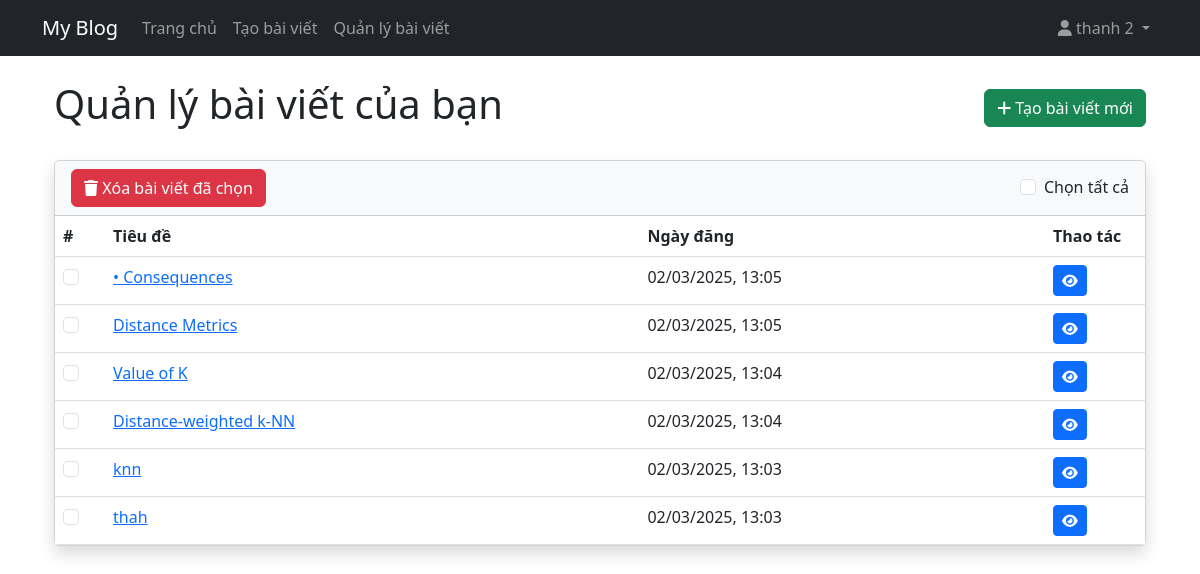
/manage_posts (signed in), run on the app's committed database.
### my_blog/app.py (models this page shows, shortened)
class User(db.Model, UserMixin):
    id = db.Column(db.Integer, primary_key=True)
    username = db.Column(db.String(20), unique=True, nullable=False)
    email = db.Column(db.String(120), unique=True, nullable=False)
    password = db.Column(db.String(60), nullable=False)
    posts = db.relationship('Post', backref='author', lazy=True)
    is_admin = db.Column(db.Boolean, default=False)
    is_blocked = db.Column(db.Boolean, default=False)

class Post(db.Model):
    id = db.Column(db.Integer, primary_key=True)
    title = db.Column(db.String(100), nullable=False)
    content = db.Column(db.Text, nullable=False)
    date_posted = db.Column(db.DateTime, default=datetime.utcnow)
    user_id = db.Column(db.Integer, db.ForeignKey('user.id'), nullable=False)

### my_blog/app.py (the view)
@app.route('/manage_posts')
@login_required
def manage_posts():
    posts = Post.query.filter_by(user_id=current_user.id).order_by(Post.date_posted.desc()).all()
    return render_template('manage_posts.html', posts=posts, title='Quản lý bài viết')

### my_blog/app.py (called while the page is built)
@login_manager.user_loader
def load_user(user_id):
    return User.query.get(int(user_id))

### my_blog/templates/manage_posts.html (shortened to what this page needs)
{% extends "layout.html" %}
{% block content %}
<div class="container mt-4">
    <div class="d-flex justify-content-between align-items-center mb-4">
        <h1>Quản lý bài viết của bạn</h1>
        <a href="{{ url_for('create_post') }}" class="btn btn-success">
            <i class="fas fa-plus"></i> Tạo bài viết mới
        </a>
    </div>
    {% if posts %}
    <form action="{{ url_for('delete_posts') }}" method="POST">
        <div class="card shadow">
            <div class="card-header bg-light d-flex justify-content-between align-items-center">
                <div>
                    <button type="submit" class="btn btn-danger" onclick="return confirm('Bạn có chắc chắn muốn xóa các bài viết đã chọn?')">
                        <i class="fas fa-trash"></i> Xóa bài viết đã chọn
                    </button>
                </div>
                <div class="form-check">
                    <input class="form-check-input" type="checkbox" id="selectAll">
                    <label class="form-check-label" for="selectAll">Chọn tất cả</label>
                </div>
            </div>
            <div class="card-body p-0">
                <div class="table-responsive">
                    <table class="table table-hover mb-0">
                        <thead>
                            <tr>
                                <th width="50px">#</th>
                                <th>Tiêu đề</th>
                                <th>Ngày đăng</th>
                                <th width="100px">Thao tác</th>
                            </tr>
                        </thead>
                        <tbody>
                            {% for post in posts %}
                            <tr>
                                <td>
                                    <div class="form-check">
                                        <input class="form-check-input post-checkbox" type="checkbox" name="post_ids" value="{{ post.id }}" id="post{{ post.id }}">
                                    </div>
                                </td>
                                <td>
                                    <a href="{{ url_for('post', post_id=post.id) }}">{{ post.title }}</a>
                                </td>
                                <td>{{ post.date_posted.strftime('%d/%m/%Y, %H:%M') }}</td>
                                <td>
                                    <a href="{{ url_for('post', post_id=post.id) }}" class="btn btn-sm btn-primary">
                                        <i class="fas fa-eye"></i>
                                    </a>
                                </td>
                            </tr>
                            {% endfor %}
                        </tbody>
                    </table>
                </div>
            </div>
        </div>
    </form>
    {% else %}
    <div class="alert alert-info">
        Bạn chưa có bài viết nào. <a href="{{ url_for('create_post') }}">Tạo bài viết mới</a>
    </div>
    {% endif %}
</div>
{% endblock %}

### my_blog/templates/layout.html (shortened to what this page needs)
<!DOCTYPE html>
<html lang="en">
<head>
    <link rel="stylesheet" href="https://cdn.jsdelivr.net/npm/bootstrap@5.3.0/dist/css/bootstrap.min.css">
</head>
<body>
    <nav class="navbar navbar-expand-lg navbar-dark bg-dark mb-4">
        <div class="container">
            <a class="navbar-brand" href="{{ url_for('index') }}">My Blog</a>
            <div class="collapse navbar-collapse" id="navbarNav">
                <ul class="navbar-nav me-auto">
                    <li class="nav-item">
                        <a class="nav-link" href="{{ url_for('index') }}">Trang chủ</a>
                    </li>
                    {% if current_user.is_authenticated %}
                    <li class="nav-item">
                        <a class="nav-link" href="{{ url_for('create_post') }}">Tạo bài viết</a>
                    </li>
                    <li class="nav-item">
                        <a class="nav-link" href="{{ url_for('manage_posts') }}">Quản lý bài viết</a>
                    </li>
                    {% endif %}
                </ul>
                <ul class="navbar-nav">
                    {% if current_user.is_authenticated %}
                    <li class="nav-item dropdown">
                        <a class="nav-link dropdown-toggle" href="#" id="userDropdown" role="button" data-bs-toggle="dropdown" aria-expanded="false">
                            <i class="fas fa-user"></i> {{ current_user.username }}
                        </a>
                    </li>
                    {% endif %}
                </ul>
            </div>
        </div>
    </nav>
    <div class="container">
        {% block content %}{% endblock %}
    </div>
</body>
</html>

### data on the page
User: username "thanh 2"
Post: title "• Consequences", date_posted "02/03/2025, 13:05"
Post: title "Distance Metrics", date_posted "02/03/2025, 13:05"
Post: title "Value of K", date_posted "02/03/2025, 13:04"
Post: title "Distance-weighted k-NN", date_posted "02/03/2025, 13:04"
Post: title "knn", date_posted "02/03/2025, 13:03"
Post: title "thah", date_posted "02/03/2025, 13:03"
